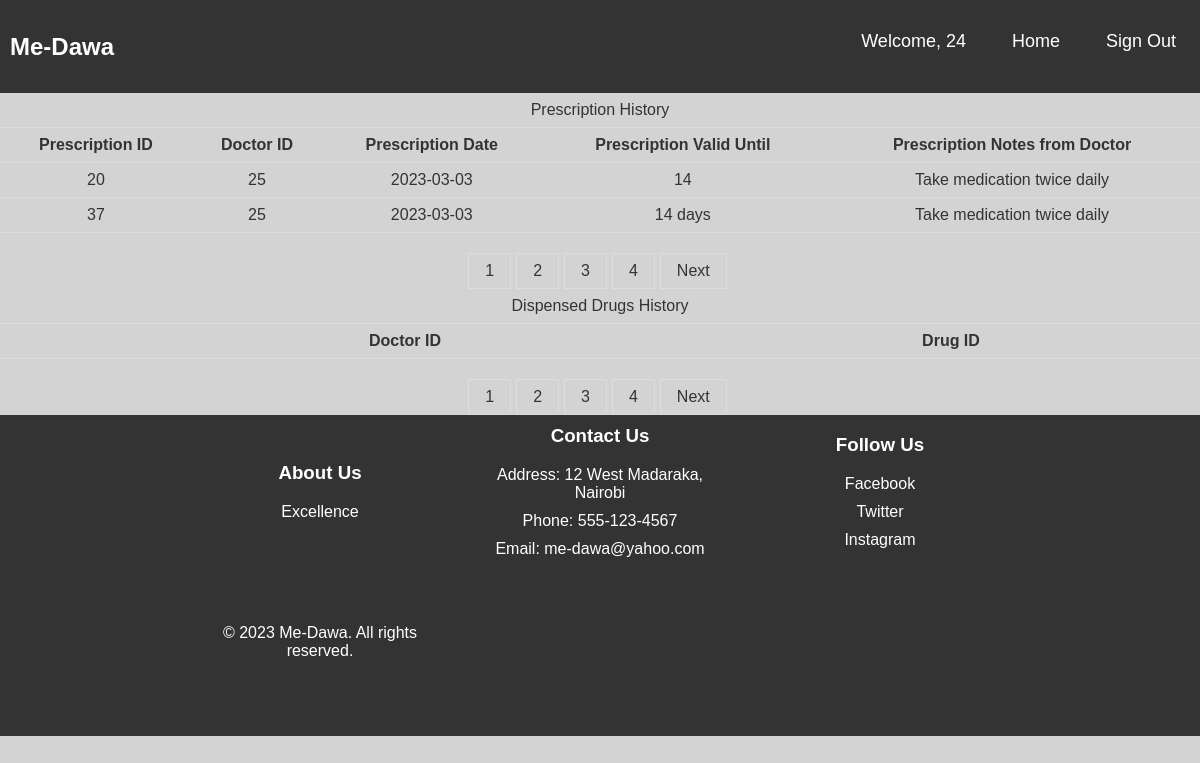
The page /view/patient.php?entity=doctors&page=1 (signed in) on the database its author committed.
### tables this page shows
CREATE TABLE `prescriptions` (
  `ID` int(11) NOT NULL,
  `patientID` int(11) DEFAULT NULL,
  `doctorID` int(11) DEFAULT NULL,
  `prescriptionDate` date DEFAULT NULL,
  `prescriptionDuration` varchar(50) DEFAULT NULL,
  `prescriptionNotes` varchar(200) DEFAULT NULL,
  `drugID` int(11) DEFAULT NULL
);

### database/database.php (called while the page is built, shortened)
<?php
class Database{
    private $connection;
    public function __construct() {
        $this->hostName = "localhost";
        $this->username = "root";
        $this->password = "";
        $this->databaseName = "me-dawa";
        try{
            $this->connection = new PDO("mysql:host=$this->hostName;dbname=$this->databaseName", $this->username, $this->password);
        } catch(PDOException $e){
            echo "Connection failed: " . $e->getMessage();
        }
    }
    function getUsersByEntityAndIDForPatient($entity, $ID, $start_index, $results_per_page){
        $stmt = $this->connection->prepare("SELECT * FROM prescriptions WHERE patientID = :ID LIMIT :start_index, :results_per_page");
        $stmt->bindParam(':ID', $ID);
        $stmt->bindParam(':start_index', $start_index, PDO::PARAM_INT);
        $stmt->bindParam(':results_per_page', $results_per_page, PDO::PARAM_INT);
        $stmt->execute();
        $result = $stmt->fetchAll(PDO::FETCH_ASSOC);
        return $result;
    }
    function getTotalUsersByEntity($entity){
        $stmt = $this->connection->prepare("SELECT COUNT(*) FROM $entity");
        $stmt->execute();
        $result = $stmt->fetchColumn();
        return $result;
    }
}
?>

### view/patient.php (the view, shortened to what this page needs)
<!DOCTYPE html>
<html>
<head>
    <link rel="stylesheet" href="../Static/homepage.css">
    <link rel="stylesheet" href="../Static/form.scss">
    <link rel="stylesheet" href="../Static/table.scss">
</head>
<body>
<div>
  <nav class="navbar">
      <div class="logo">Me-Dawa</div>
      <ul class="nav-links">
          <div class="menu">
            <li>
              <?php
              $username = $_SESSION['username'];
              echo "Welcome, $username";
              ?>
            </li>
            <li><a href="../Templates/homepage.html">Home</a></li>
            <li><a href="../config/signout.php">Sign Out</a></li>
          </div>
      </ul>
    </div>
<div>
  <?php
    require_once '../database/database.php';
    $database = new Database();
    $patientID = $_SESSION['username'];
    $entity = $_SESSION['entity'];
    $results_per_page = 5;
    $current_page = isset($_GET['page']) ? $_GET['page'] : 1;
    $start_index = ($current_page - 1) * $results_per_page;
    $users = $database->getUsersByEntityAndIDForPatient($entity, $patientID, $start_index, $results_per_page);
    echo '
    <table style="width: 100%; border-collapse: collapse;">
    <caption style="padding: 8px; text-align: center; border-bottom: 1px solid #ddd; color: #333;">Prescription History</caption>
      <tr>
          <th style="padding: 8px; text-align: center; border-bottom: 1px solid #ddd; color: #333;">Prescription ID</th>
          <th style="padding: 8px; text-align: center; border-bottom: 1px solid #ddd; color: #333;">Doctor ID</th>
          <th style="padding: 8px; text-align: center; border-bottom: 1px solid #ddd; color: #333;">Prescription Date</th>
          <th style="padding: 8px; text-align: center; border-bottom: 1px solid #ddd; color: #333;">Prescription Valid Until</th>
          <th style="padding: 8px; text-align: center; border-bottom: 1px solid #ddd; color: #333;">Prescription Notes from Doctor</th>
      </tr>';
      foreach ($users as $user) {
          echo ' <tr>
                    <td style="padding: 8px; text-align: center; border-bottom: 1px solid #ddd; color: #333;">' . $user['ID'] . '</td>
                    <td style="padding: 8px; text-align: center; border-bottom: 1px solid #ddd; color: #333;">' . $user['doctorID'] . '</td>
                    <td style="padding: 8px; text-align: center; border-bottom: 1px solid #ddd; color: #333;">' . $user['prescriptionDate'] . '</td>
                    <td style="padding: 8px; text-align: center; border-bottom: 1px solid #ddd; color: #333;">' . $user['prescriptionDuration'] . '</td>
                    <td style="padding: 8px; text-align: center ; border-bottom: 1px solid #ddd; color: #333;">' . $user['prescriptionNotes'] . '</td>
                  </tr>';
      }
    echo '</table>';
    $total_results = $database->getTotalUsersByEntity($entity);
    $total_pages = ceil($total_results / $results_per_page);
    echo '<div style="margin-top: 20px;">';
    for ($i = 1; $i <= $total_pages; $i++) {
      echo '<a href="patient.php?entity=' . $entity . '&page=' . $i . '" style="display: inline-block; padding: 8px 16px; text-decoration: none; color: #333; border: 1px solid #ddd; margin-right: 5px;">' . $i . '</a>';
    }
    if ($current_page < $total_pages) {
      echo '<a href="patient.php?entity=' . $entity . '&page=' . ($current_page + 1) . '" style="display: inline-block; padding: 8px 16px; text-decoration: none; color: #333; border: 1px solid #ddd; margin-right: 5px;">Next</a>';
    }
    echo '</div>';
    ?>
</div>
<div>
  <?php
    require_once '../database/database.php';
    $database = new Database();
    $entity = $_SESSION['entity'];
    $results_per_page = 5;
    $current_page = isset($_GET['page']) ? $_GET['page'] : 1;
    echo '
    <table style="width: 100%; border-collapse: collapse;">
    <caption style="padding: 8px; text-align: center; border-bottom: 1px solid #ddd; color: #333;">Dispensed Drugs History</caption>
      <tr>
          <th style="padding: 8px; text-align: center; border-bottom: 1px solid #ddd; color: #333;"Dispensed Drug ID</th>
          <th style="padding: 8px; text-align: center; border-bottom: 1px solid #ddd; color: #333;">Doctor ID</th>
          <th style="padding: 8px; text-align: center; border-bottom: 1px solid #ddd; color: #333;">Drug ID</th>
      </tr>';
    echo '</table>';
    $total_results = $database->getTotalUsersByEntity($entity);
    $total_pages = ceil($total_results / $results_per_page);
    echo '<div style="margin-top: 20px;">';
    for ($i = 1; $i <= $total_pages; $i++) {
      echo '<a href="patient.php?entity=' . $entity . '&page=' . $i . '" style="display: inline-block; padding: 8px 16px; text-decoration: none; color: #333; border: 1px solid #ddd; margin-right: 5px;">' . $i . '</a>';
    }
    if ($current_page < $total_pages) {
      echo '<a href="patient.php?entity=' . $entity . '&page=' . ($current_page + 1) . '" style="display: inline-block; padding: 8px 16px; text-decoration: none; color: #333; border: 1px solid #ddd; margin-right: 5px;">Next</a>';
    }
    echo '</div>';
    ?>
</div>
<footer class="footer">
    <div class="footer-container">
      <div class="row">
        <div class="footer-col">
          <h3>About Us</h3>
          <p>Excellence</p>
        </div>
        <div class="footer-col">
          <h3>Contact Us</h3>
          <ul>
            <li>Address: 12 West Madaraka, Nairobi </li>
            <li>Phone: 555-123-4567</li>
            <li>Email: me-dawa@yahoo.com</li>
          </ul>
        </div>
        <div class="footer-col">
          <h3>Follow Us</h3>
          <ul>
            <li><a href="#">Facebook</a></li>
            <li><a href="twitter.com/LancemDev">Twitter</a></li>
            <li><a href="#">Instagram</a></li>
          </ul>
        </div>
      </div>
      <div class="row">
        <div class="footer-col">
          <p>&copy; 2023 Me-Dawa. All rights reserved.</p>
        </div>
      </div>
    </div>
  </footer>
</body>
</html>

### Static/homepage.css (style rules this page uses)
.navbar { display: flex; align-items: center; justify-content: space-between; padding: 20px; background-color: #333; color: #fff; }
.nav-links a { color: #fff; }
.logo { font-size: 24px; font-weight: 600; }
.menu { display: flex; gap: 1em; font-size: 18px; }
.menu li { padding: 5px 14px; }
body { margin: 0; background: lightgray; text-align: center; font-family: sans-serif; color: #fefefe; }
.row { display: flex; flex-wrap: wrap; justify-content: center; align-items: center; margin-bottom: 50px; }
h2, p { margin-top: 0; }
.footer { background-color: #333; color: #fff; padding: 10px 0; display: flex; flex: 1; flex-shrink: 0; }
.footer-container { max-width: 800px; margin: 0 auto; width: 100%; }
.row { display: flex; flex-wrap: wrap; justify-content: space-between; }
.footer-col { flex-basis: 30%; }
h3 { margin-top: 0; }
ul { list-style: none; padding: 0; }
ul li { margin-bottom: 10px; }
a { color: #fff; text-decoration: none; }

### view/patient.php (style rules this page uses)
.navbar { background-color: #333; color: #fff; padding: 10px; }

### rows shown on the page
prescriptions: ID "20", doctorID "25", prescriptionDate "2023-03-03", prescriptionDuration "14", prescriptionNotes "Take medication twice daily"
prescriptions: ID "37", doctorID "25", prescriptionDate "2023-03-03", prescriptionDuration "14 days", prescriptionNotes "Take medication twice daily"

### other values the page prints
$username "24"
